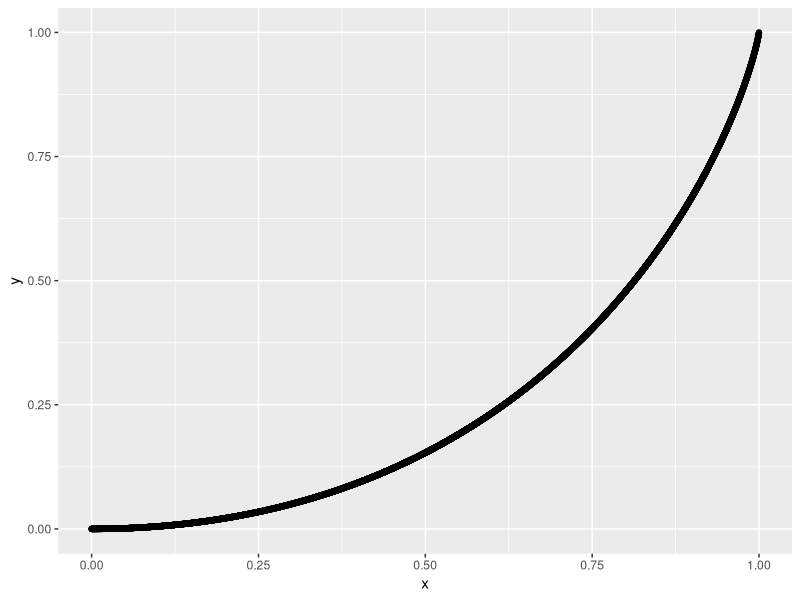

Reproduce this figure in R.
require(ggplot2)

Direction_changes <- 10000

x <- c(seq(0,1,1/Direction_changes))

y <- rep(NA,Direction_changes)

y[1] = 0

for (i in 2:Direction_changes) {
  y[i] = y[i-1] + (x[i]-y[i-1])/(1-x[i-1]) * 1/Direction_changes
}

y[Direction_changes+1] = 1

plot <- qplot(x=x,y=y)
plot + geom_line()

z <- rep(NA,Direction_changes)
z[1] = 0
for (i in 1:Direction_changes+1) {
  z[i] = ((y[i] - y[i-1])^2 + (x[i] - x[i-1])^2)^.5
}

sum(z)
